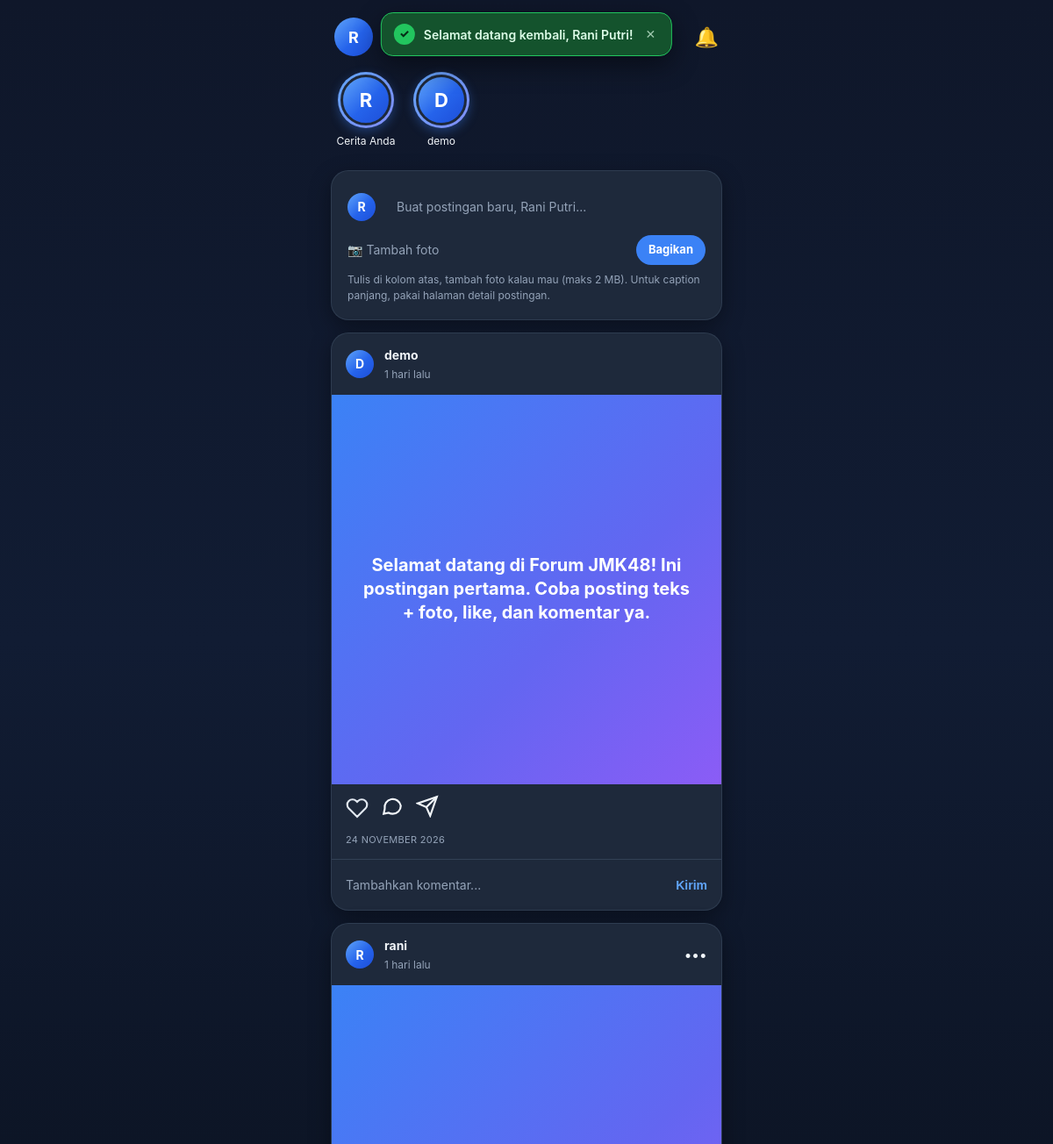
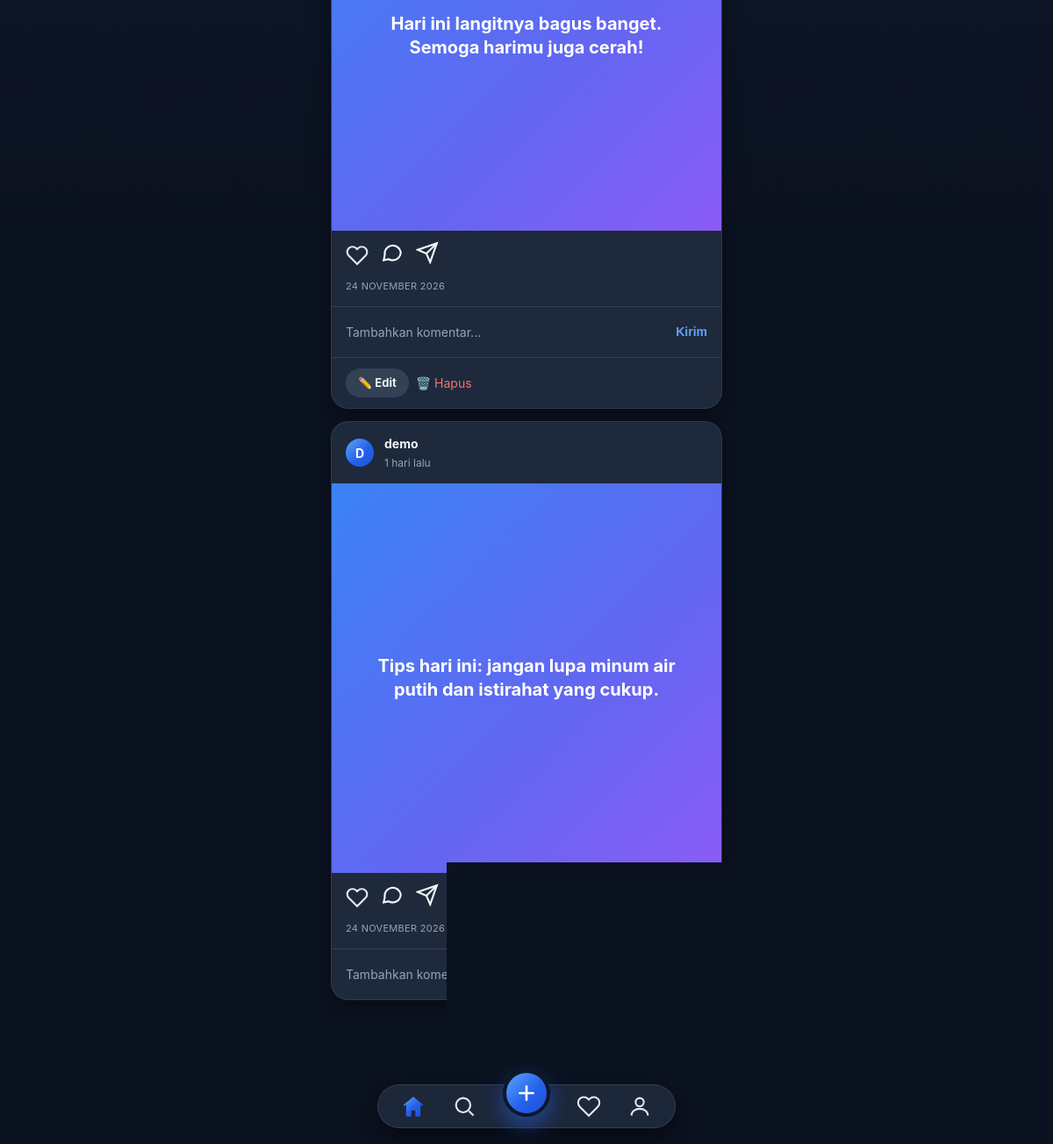
Screenshot of /index.php (signed in) with the database file from the repository (2 pictures, top to bottom).
### tables this page shows
CREATE TABLE IF NOT EXISTS users (
  id INT UNSIGNED AUTO_INCREMENT PRIMARY KEY,
  name VARCHAR(100) NOT NULL,
  username VARCHAR(50) NOT NULL UNIQUE,
  email VARCHAR(150) NOT NULL UNIQUE,
  password VARCHAR(255) NOT NULL,
  bio VARCHAR(255) DEFAULT NULL,
  avatar VARCHAR(255) DEFAULT NULL,
  role ENUM('user','admin') NOT NULL DEFAULT 'user',
  created_at TIMESTAMP DEFAULT CURRENT_TIMESTAMP
);

CREATE TABLE IF NOT EXISTS posts (
  id INT UNSIGNED AUTO_INCREMENT PRIMARY KEY,
  user_id INT UNSIGNED NOT NULL,
  content TEXT NOT NULL,
  image VARCHAR(255) DEFAULT NULL,
  created_at TIMESTAMP DEFAULT CURRENT_TIMESTAMP,
  updated_at TIMESTAMP DEFAULT CURRENT_TIMESTAMP ON UPDATE CURRENT_TIMESTAMP,
  FOREIGN KEY (user_id) REFERENCES users(id) ON DELETE CASCADE
);

### includes/functions.php (called while the page is built, shortened)
<?php
function e($str) {
    return htmlspecialchars((string) $str, ENT_QUOTES, 'UTF-8');
}
function isLoggedIn(): bool {
    return isset($_SESSION['user_id']);
}
function currentUser(): ?array {
    global $pdo;
    static $user = null;
    if ($user === null) {
        $stmt = $pdo->prepare('SELECT id, name, username, email, bio, role, created_at FROM users WHERE id = ?');
        $stmt->execute([$_SESSION['user_id']]);
        $user = $stmt->fetch() ?: null;
    }
    return $user;
}
function timeAgo(string $datetime): string {
    $time = strtotime($datetime);
    $diff = time() - $time;
    if ($diff < 86400 * 7) return floor($diff / 86400) . ' hari lalu';
    return date('d M Y, H:i', $time);
}
function userLiked(int $postId, int $userId): bool {
    global $pdo;
    $s = $pdo->prepare('SELECT 1 FROM likes WHERE post_id = ? AND user_id = ?');
    $s->execute([$postId, $userId]);
    return (bool) $s->fetchColumn();
}

### index.php (the view, shortened to what this page needs)
<?php
require_once __DIR__ . '/config.php';
$user = currentUser();
$searchQ = trim($_GET['q'] ?? '');
if ($searchQ !== '') {
    $stmt = $pdo->prepare("
        SELECT p.*, u.name, u.username,
               (SELECT COUNT(*) FROM likes WHERE post_id = p.id) AS like_count,
               (SELECT COUNT(*) FROM comments WHERE post_id = p.id) AS comment_count
        FROM posts p JOIN users u ON u.id = p.user_id
        WHERE p.content LIKE ? OR u.username LIKE ? OR u.name LIKE ?
        ORDER BY p.created_at DESC
    ");
    $stmt->execute(["%$searchQ%", "%$searchQ%", "%$searchQ%"]);
} else {
    $stmt = $pdo->query("
        SELECT p.*, u.name, u.username,
               (SELECT COUNT(*) FROM likes WHERE post_id = p.id) AS like_count,
               (SELECT COUNT(*) FROM comments WHERE post_id = p.id) AS comment_count
        FROM posts p JOIN users u ON u.id = p.user_id
        ORDER BY p.created_at DESC
    ");
}
$posts = $stmt->fetchAll();
$storyUsers = [];
foreach ($posts as $p) $storyUsers[$p['username']] = $p;
include __DIR__ . '/includes/header.php';
?>
<?php if ($user): ?>
  <?php $hour = (int)date('G'); $greet = $hour < 11 ? 'Selamat pagi' : ($hour < 15 ? 'Selamat siang' : ($hour < 18 ? 'Selamat sore' : 'Selamat malam')); ?>
  <div class="greeting">
    <div class="avatar"><?= e(strtoupper(substr($user['name'], 0, 1))) ?></div>
    <div>
      <p><?= e($greet) ?> 👋</p>
      <h1><?= e($user['name']) ?></h1>
    </div>
    <a href="activity.php" title="Aktivitas" style="font-size:22px">🔔</a>
  </div>
  <div class="stories">
    <a class="story" href="profile.php?u=<?= e($user['username']) ?>">
      <div class="ring"><div class="avatar"><?= e(strtoupper(substr($user['name'], 0, 1))) ?></div></div>
      <span>Cerita Anda</span>
    </a>
    <?php foreach ($storyUsers as $su): if ($su['username'] === $user['username']) continue; ?>
    <a class="story" href="profile.php?u=<?= e($su['username']) ?>">
      <div class="ring"><div class="avatar"><?= e(strtoupper(substr($su['name'], 0, 1))) ?></div></div>
      <span><?= e($su['username']) ?></span>
    </a>
    <?php endforeach; ?>
  </div>
  <div class="card pad" id="composer">
    <form method="post" enctype="multipart/form-data">
      <div style="display:flex;gap:10px;align-items:center">
        <div class="avatar"><?= e(strtoupper(substr($user['name'], 0, 1))) ?></div>
        <input type="text" name="content" placeholder="Buat postingan baru, <?= e($user['name']) ?>..." required style="border:none;background:transparent;flex:1" maxlength="2000">
      </div>
      <div style="display:flex;gap:8px;align-items:center;margin-top:10px">
        <label style="margin:0;font-weight:400;color:var(--muted);cursor:pointer"><span class="file-label-text">📷 Tambah foto</span> </label>
        <button class="btn btn-primary btn-sm" type="submit" name="create_post">Bagikan</button>
      </div>
      <p class="muted" style="margin-top:8px">Tulis di kolom atas, tambah foto kalau mau (maks 2 MB). Untuk caption panjang, pakai halaman detail postingan.</p>
    </form>
  </div>
<?php endif; ?>
<?php foreach ($posts as $p): $liked = $user ? userLiked((int)$p['id'], (int)$user['id']) : false; ?>
  <article class="card">
    <div class="post-head">
      <a href="profile.php?u=<?= e($p['username']) ?>"><div class="avatar"><?= e(strtoupper(substr($p['name'], 0, 1))) ?></div></a>
      <div class="post-meta">
        <b><a href="profile.php?u=<?= e($p['username']) ?>"><?= e($p['username']) ?></a></b>
        <span><?= e(timeAgo($p['created_at'])) ?><?= $p['updated_at'] !== $p['created_at'] ? ' · diedit' : '' ?></span>
      </div>
      <?php if ($user && ($user['id'] == $p['user_id'] || $user['role'] === 'admin')): ?>
        <a class="post-menu" href="edit_post.php?id=<?= (int)$p['id'] ?>" title="Edit">•••</a>
      <?php endif; ?>
    </div>
    <?php if ($p['image']): ?>
      <div class="post-media"><img class="post-img" src="uploads/<?= e($p['image']) ?>" alt="Foto postingan"></div>
    <?php else: ?>
      <div class="post-text-tile"><p><?= e($p['content']) ?></p></div>
    <?php endif; ?>
    <div class="post-actions">
      <?php if ($user): ?>
        <form method="post" action="like.php" style="line-height:0"><input type="hidden" name="post_id" value="<?= (int)$p['id'] ?>">
          <button class="icon-btn <?= $liked ? 'liked' : '' ?>" type="submit" title="Suka">
            <svg viewBox="0 0 24 24" fill="<?= $liked ? '#ed4956' : 'none' ?>" stroke="<?= $liked ? '#ed4956' : 'currentColor' ?>" stroke-width="2"><path d="M20.8 4.6a5.5 5.5 0 0 0-7.8 0L12 5.6l-1-1a5.5 5.5 0 0 0-7.8 7.8l1 1L12 21.2l7.8-7.8 1-1a5.5 5.5 0 0 0 0-7.8z"/></svg>
          </button>
        </form>
      <?php else: ?>
        <span title="Suka"><svg viewBox="0 0 24 24" width="26" height="26" fill="none" stroke="currentColor" stroke-width="2"><path d="M20.8 4.6a5.5 5.5 0 0 0-7.8 0L12 5.6l-1-1a5.5 5.5 0 0 0-7.8 7.8l1 1L12 21.2l7.8-7.8 1-1a5.5 5.5 0 0 0 0-7.8z"/></svg></span>
      <?php endif; ?>
      <a href="post.php?id=<?= (int)$p['id'] ?>" title="Komentar"><svg viewBox="0 0 24 24" width="26" height="26" fill="none" stroke="currentColor" stroke-width="2"><path d="M21 11.5a8.5 8.5 0 0 1-8.5 8.5c-1.5 0-3-.4-4.2-1.1L3 20l1.1-5.3A8.5 8.5 0 1 1 21 11.5z"/></svg></a>
      <a href="post.php?id=<?= (int)$p['id'] ?>" title="Bagikan"><svg viewBox="0 0 24 24" width="26" height="26" fill="none" stroke="currentColor" stroke-width="2"><path d="M22 2 11 13"/><path d="M22 2 15 22l-4-9-9-4z"/></svg></a>
    </div>
    <div class="post-body">
      <div class="post-time"><?= e(date('d F Y', strtotime($p['created_at']))) ?></div>
    </div>
    <?php if ($user): ?>
    <form class="post-add-comment" method="post" action="post.php?id=<?= (int)$p['id'] ?>">
      <input type="text" name="content" placeholder="Tambahkan komentar..." required maxlength="1000">
      <button type="submit" name="add_comment">Kirim</button>
    </form>
    <?php endif; ?>
    <?php if ($user && ($user['id'] == $p['user_id'] || $user['role'] === 'admin')): ?>
    <div class="post-actions-row">
      <a class="btn btn-sm" href="edit_post.php?id=<?= (int)$p['id'] ?>">✏️ Edit</a>
      <form class="inline-form" method="post" action="delete_post.php" onsubmit="return confirm('Yakin hapus postingan ini? Komentar & likenya ikut terhapus.')">
        <button class="link-danger" type="submit">🗑️ Hapus</button>
      </form>
    </div>
    <?php endif; ?>
  </article>
<?php endforeach; ?>
<?php include __DIR__ . '/includes/footer.php'; ?>

### rows the page displays
users: name "R", content "Buat postingan baru, Rani Putri..."
posts: user.name "D", user.username "demo", created_at "1 hari lalu", content "Tips hari ini: jangan lupa minum air putih dan istirahat yang cukup.", created_at "24 NOVEMBER 2026"
posts: user.name "D", user.username "demo", created_at "1 hari lalu", content "Selamat datang di Forum JMK48! Ini postingan pertama. Coba posting teks + foto, like, dan komentar ya.", created_at "24 NOVEMBER 2026"
posts: user.name "R", user.username "rani", created_at "1 hari lalu", content "Hari ini langitnya bagus banget. Semoga harimu juga cerah!", created_at "24 NOVEMBER 2026"

### other values shown
$flashIcons[$flash['type']] "✓"
$flash['msg'] "Selamat datang kembali, Rani Putri!"
